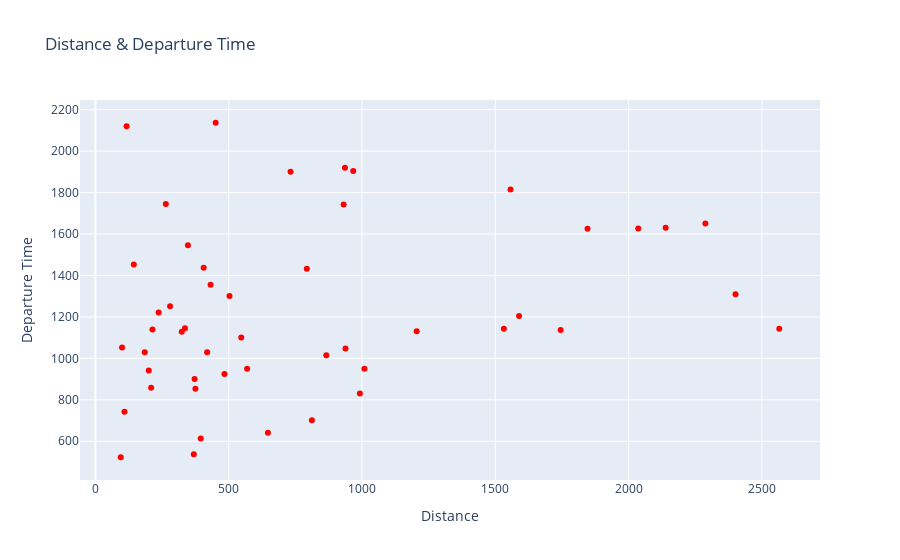

This figure's notebook cell:
### Markdown cell above
The relationship between the Departure Time and Airport distance

### Code cell
# create a figure, plotly graph object
fig = go.Figure(data=go.Scatter(x=air_50['Distance'],y=air_50['DepTime'],mode='markers',marker=dict(color='red')))
# update layout with adding title and x & y axis
fig.update_layout(title='Distance & Departure Time',xaxis_title='Distance',yaxis_title='Departure Time')
# display
fig.show()

### Figure 1 — Plotly figure (JSON) as saved in the notebook; plotly's stock layout.template omitted (floating-point values rounded to 4 significant figures)
{"data": [{"marker": {"color": "red"}, "mode": "markers", "type": "scatter", "x": [109, 732, 117, 1846, 432, 1532, 2139, 793, 209, 866, 347, 372, 100, 1589, 264, 2288, 451, 647, 484, 2036, 395, 936, 324, 200, 237, 280, 812, 1205, 144, 2401, 369, 336, 1557, 931, 967, 406, 214, 247, 503, 1009, 938, 95, 419, 185, 1745, 2565, 547, 992, 569, 375], "y": [742, 1900, 2120, 1625, 1355, 1143, 1630, 1432, 858, 1015, 1546, 900, 1053, 1205, 1745, 1651, 2137, 641, 925, 1627, 613, 1920, 1129, 941, 1222, 1252, 701, 1131, 1453, 1310, 538, 1146, 1815, 1742, 1904, 1437, 1140, null, 1301, 950, 1048, 523, 1030, 1030, 1137, 1143, 1101, 830, 950, 853]}], "layout": {"title": {"text": "Distance & Departure Time"}, "xaxis": {"title": {"text": "Distance"}}, "yaxis": {"title": {"text": "Departure Time"}}}}
